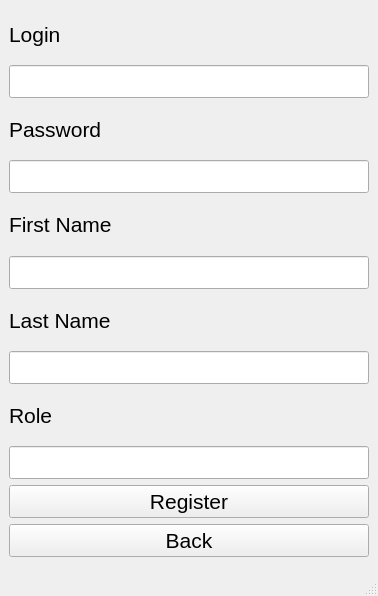
<?xml version="1.0" encoding="UTF-8"?>
<ui version="4.0">
 <class>MainWindow</class>
 <widget class="QMainWindow" name="MainWindow">
  <property name="geometry">
   <rect>
    <x>0</x>
    <y>0</y>
    <width>378</width>
    <height>596</height>
   </rect>
  </property>
  <property name="font">
   <font>
    <pointsize>16</pointsize>
   </font>
  </property>
  <property name="windowTitle">
   <string>Registration</string>
  </property>
  <widget class="QWidget" name="centralwidget">
   <layout class="QVBoxLayout" name="verticalLayout_7">
    <item>
     <layout class="QVBoxLayout" name="verticalLayout_6">
      <item>
       <layout class="QVBoxLayout" name="verticalLayout">
        <item>
         <widget class="QLabel" name="label">
          <property name="text">
           <string>Login</string>
          </property>
         </widget>
        </item>
        <item>
         <widget class="QLineEdit" name="lineEdit"/>
        </item>
       </layout>
      </item>
      <item>
       <layout class="QVBoxLayout" name="verticalLayout_2">
        <item>
         <widget class="QLabel" name="label_2">
          <property name="text">
           <string>Password</string>
          </property>
         </widget>
        </item>
        <item>
         <widget class="QLineEdit" name="lineEdit_2"/>
        </item>
       </layout>
      </item>
      <item>
       <layout class="QVBoxLayout" name="verticalLayout_3">
        <item>
         <widget class="QLabel" name="label_3">
          <property name="text">
           <string>First Name</string>
          </property>
         </widget>
        </item>
        <item>
         <widget class="QLineEdit" name="lineEdit_3"/>
        </item>
       </layout>
      </item>
      <item>
       <layout class="QVBoxLayout" name="verticalLayout_4">
        <item>
         <widget class="QLabel" name="label_4">
          <property name="text">
           <string>Last Name</string>
          </property>
         </widget>
        </item>
        <item>
         <widget class="QLineEdit" name="lineEdit_4"/>
        </item>
       </layout>
      </item>
      <item>
       <layout class="QVBoxLayout" name="verticalLayout_5">
        <item>
         <widget class="QLabel" name="label_5">
          <property name="text">
           <string>Role</string>
          </property>
         </widget>
        </item>
        <item>
         <widget class="QLineEdit" name="lineEdit_5"/>
        </item>
       </layout>
      </item>
     </layout>
    </item>
    <item>
     <widget class="QPushButton" name="pushButton_2">
      <property name="text">
       <string>Register</string>
      </property>
     </widget>
    </item>
    <item>
     <widget class="QPushButton" name="pushButton">
      <property name="text">
       <string>Back</string>
      </property>
     </widget>
    </item>
   </layout>
  </widget>
  <widget class="QMenuBar" name="menubar">
   <property name="geometry">
    <rect>
     <x>0</x>
     <y>0</y>
     <width>378</width>
     <height>36</height>
    </rect>
   </property>
  </widget>
  <widget class="QStatusBar" name="statusbar"/>
 </widget>
 <resources/>
 <connections/>
</ui>
